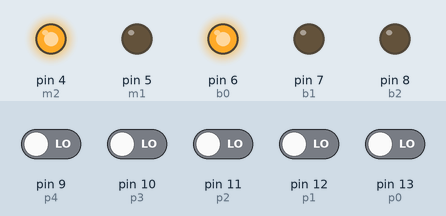
Simulated run of this sketch. Board: Arduino Uno, built with avr-gcc and run on an emulated ATmega328P. On the bench: output pins drawn as LEDs (lit = HIGH). Dashed ring = blinking. The inputs (shaded band) are chosen by the test bench; at power-on: pin 9 (p4), pin 10 (p3), pin 11 (p2), pin 12 (p1), pin 13 (p0) LOW.

Above: at 1.8 s.
1.9 s: pin 9 (p4) driven HIGH
At 4.6 s:
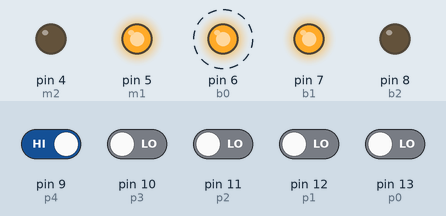
4.9 s: pin 10 (p3) driven HIGH
At 7.7 s:
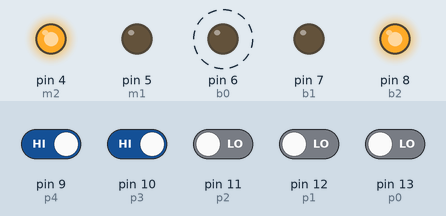
7.9 s: pin 11 (p2) driven HIGH
At 8.8 s:
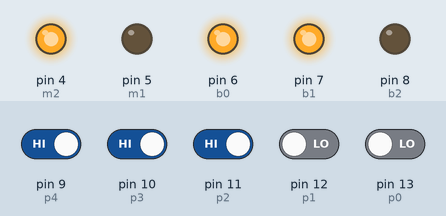
9.4 s: pin 12 (p1) driven HIGH
At 9.9 s:
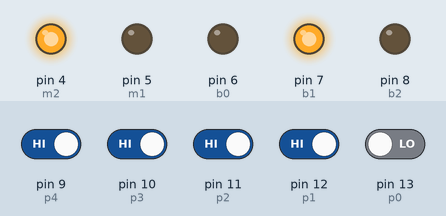
10.9 s: pin 12 (p1) driven LOW
At 12.1 s:
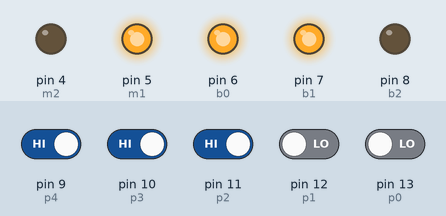
12.4 s: pin 11 (p2) driven LOW
At 13.4 s:
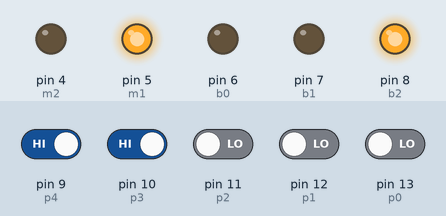
Timing chart, 0 to 14.9 s (numbered marks = the images above; inputs shaded):
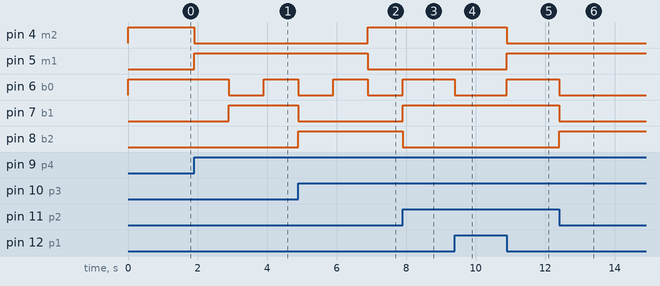

Measured:
- after the input at 1.9 s, pin 4 (m2): HIGH → LOW at once; pin 5 (m1): LOW → HIGH at once; pin 6 (b0): HIGH → LOW after 1.0 s, → HIGH 1.0 s later; pin 7 (b1): LOW → HIGH after 1.0 s
- after the input at 4.9 s, pin 4 (m2): LOW → HIGH after 2.0 s; pin 5 (m1): HIGH → LOW after 2.0 s
- after the input at 7.9 s, pin 6 (b0), pin 7 (b1): LOW → HIGH at once; pin 8 (b2): HIGH → LOW at once
- after the input at 9.4 s, pin 6 (b0): HIGH → LOW at once
- after the input at 10.9 s, pin 4 (m2): HIGH → LOW at once; pin 5 (m1), pin 6 (b0): LOW → HIGH at once
- after the input at 12.4 s, pin 6 (b0), pin 7 (b1): HIGH → LOW at once; pin 8 (b2): LOW → HIGH at once

The sketch:

elevador_de_5_andares_por_gustavo_campelo1.ino
```cpp
int andarAtual = 1;
int andarDestino = 0;

int p0 = 13;
int p1 = 12;
int p2 = 11;
int p3 = 10;
int p4 = 9;

int m1 = 5;
int m2 = 4;
int b0 = 6;
int b1 = 7;
int b2 = 8;

int andar0 = 0;
int andar1 = 0;
int andar2 = 0;
int andar3 = 0;
int andar4 = 0;

void setup()
{
  pinMode(p0, INPUT);
  pinMode(p1, INPUT);
  pinMode(p2, INPUT);
  pinMode(p3, INPUT);
  pinMode(p4, INPUT);
  pinMode(m1, OUTPUT);
  pinMode(m2, OUTPUT);
  pinMode(b0, OUTPUT);
  pinMode(b1, OUTPUT);
  pinMode(b2, OUTPUT);
}

void loop()
{
  ver_no_display(andarAtual);

  andar0 = digitalRead(p0);
  andar1 = digitalRead(p1);
  andar2 = digitalRead(p2);
  andar3 = digitalRead(p3);
  andar4 = digitalRead(p4);

  if(andar0 == HIGH)
  	{
    	andarDestino = 1;
    	andar1 = 0;
    	andar2 = 0;
    	andar3 = 0;
    	andar4 = 0;
  	}

  if(andar1 == HIGH)
  	{
    	andarDestino = 2;
    	andar0 = 0;
    	andar2 = 0;
    	andar3 = 0;
    	andar4 = 0;
  	}

  if(andar2 == HIGH)
  	{
    	andarDestino = 3;
    	andar1 = 0;
    	andar0 = 0;
    	andar3 = 0;
    	andar4 = 0;
  	}

  if(andar3 == HIGH)
  	{
    	andarDestino = 4;
    	andar1 = 0;
    	andar2 = 0;
    	andar0 = 0;
    	andar4 = 0;
  	}

  if(andar4 == HIGH)
  	{
    	andarDestino = 5;
    	andar1 = 0;
    	andar2 = 0;
    	andar3 = 0;
    	andar0 = 0;
  	}

  while (andarAtual < andarDestino)
  {
  	andarAtual = andarAtual + 1;
    digitalWrite(m1, HIGH);
    digitalWrite(m2, LOW);
    ver_no_display(andarAtual);
    delay(1000);
  }

  while (andarAtual > andarDestino)
  {
  	andarAtual = andarAtual - 1;
    digitalWrite(m1, LOW);
    digitalWrite(m2, HIGH);
    ver_no_display(andarAtual);
    delay(1000);
  }

}

void ver_no_display (int numero){
  if (numero == 1){
    digitalWrite(b0, HIGH);
    digitalWrite(b1, LOW);
    digitalWrite(b2, LOW);
  } else if (numero == 2) {
    digitalWrite(b0, LOW);
    digitalWrite(b1, HIGH);
    digitalWrite(b2, LOW);
  } else if (numero == 3) {
    digitalWrite(b0, HIGH);
    digitalWrite(b1, HIGH);
    digitalWrite(b2, LOW);
  } else if (numero == 4) {
    digitalWrite(b0, LOW);
    digitalWrite(b1, LOW);
    digitalWrite(b2, HIGH);
  } else if (numero == 5) {
    digitalWrite(b0, HIGH);
    digitalWrite(b1, LOW);
    digitalWrite(b2, HIGH);
  }
}
```
